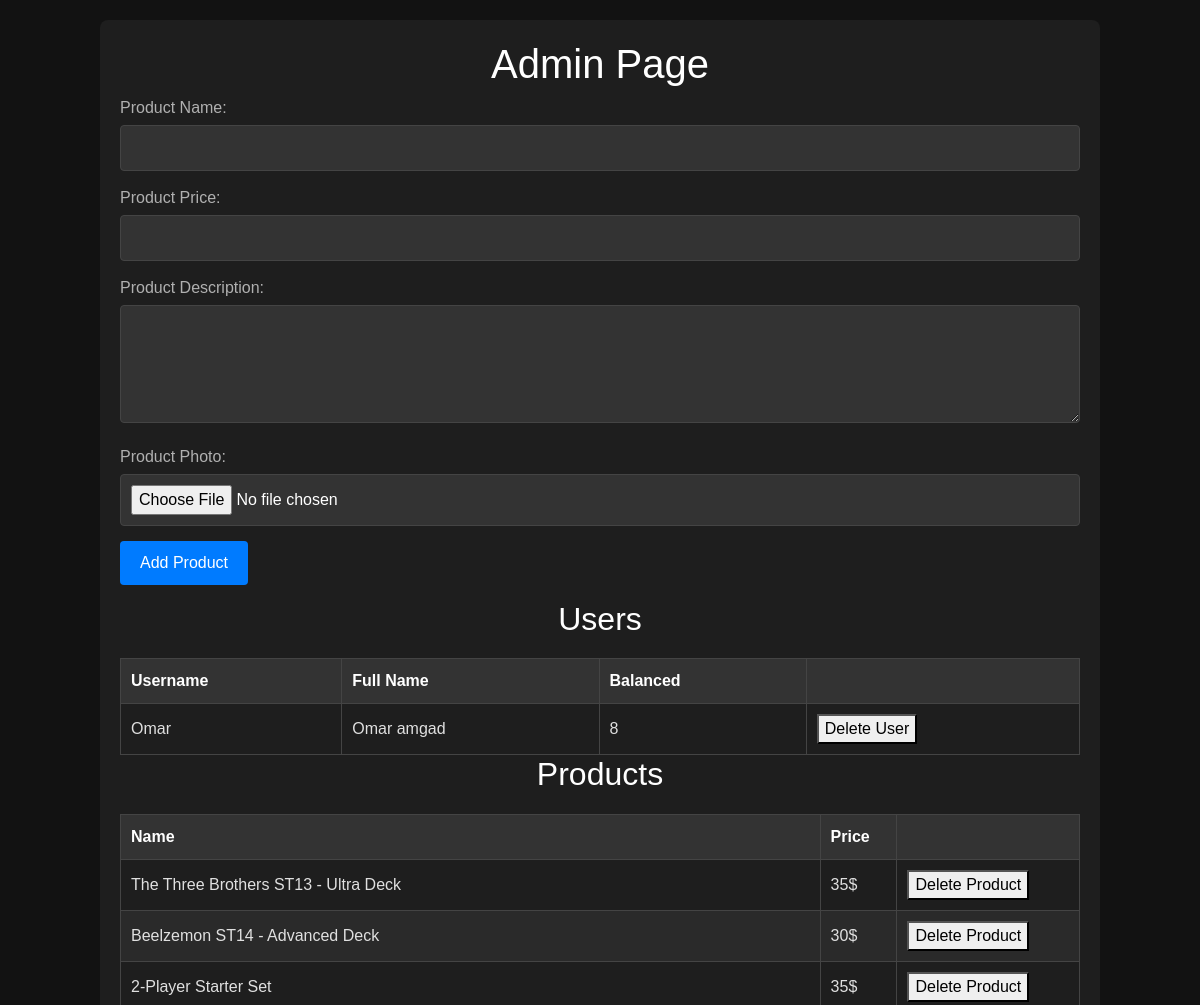
Page /admin (signed in, upper part) on the earlier database version.
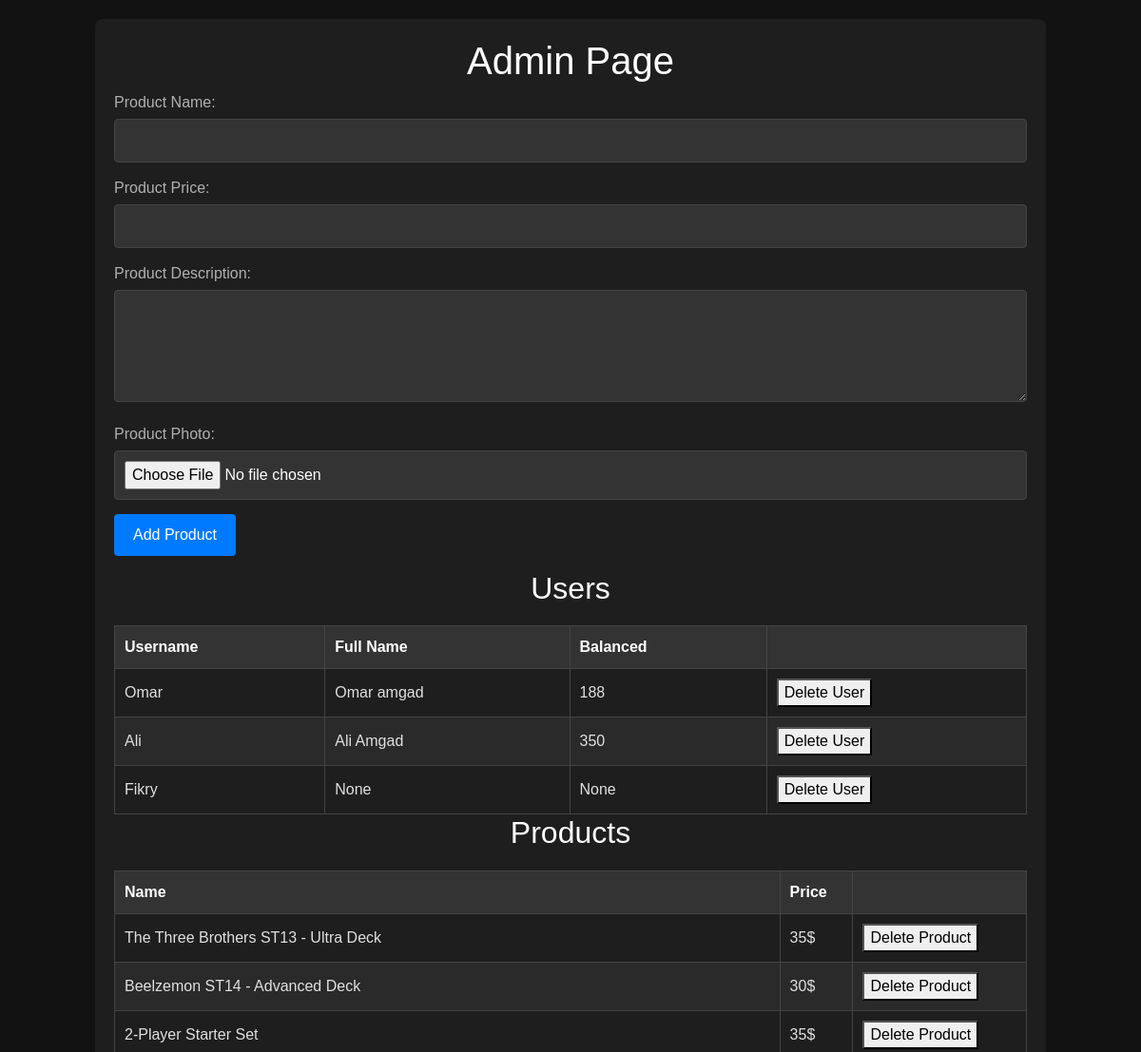
Same page on the later database version.
### tables this page shows
CREATE TABLE users (
			id INTEGER PRIMARY KEY AUTOINCREMENT,
			username TEXT NOT NULL UNIQUE,
			password TEXT NOT NULL,
            fullname TEXT ,
            balnaced INTEGER,
            photo_name TEXT
        );

CREATE TABLE "products" (
			id INTEGER PRIMARY KEY AUTOINCREMENT,
			productname TEXT NOT NULL UNIQUE,
            price INTEGER NOT NULL,
            photo TEXT,
            description TEXT
		);

### app.py (the view, shortened to what this page needs)
@app.route('/admin', methods=['GET', 'POST'])
def admin():
    if 'username' in session:
        if not session['username'] == 'admin':
            return f"Your not admin soo FUCK YOU AND GET OUT"
        users = db.get_all_users(connection)
        products = db.get_all_product(connection)
        return render_template('admin.html',users = users, products = products)
    else:
        return redirect(url_for('login'))

### db.py (called while the page is built)
def get_all_users(connection):#admin
    cursor = connection.cursor()
    query = 'SELECT * FROM users WHERE username != "admin"'
    cursor.execute(query)
    return cursor.fetchall()

def get_all_product(connection):#admin
    cursor = connection.cursor()
    query = 'SELECT * FROM products'
    cursor.execute(query)
    return cursor.fetchall()

### Templates/admin.html (shortened to what this page needs)
<!DOCTYPE html>
<html lang="en">
<head>
    <link rel="stylesheet" href="{{ url_for('static', filename='Styles/bootstrap.min.css') }}" />
    <link rel="stylesheet" href="{{ url_for('static', filename='Styles/styles.css') }}">
</head>
<body>
    <div class="container">
        <h1>Admin Page</h1>
        <form id="product-form" enctype="multipart/form-data" method="post" action="{{ url_for('admin') }}">
            <div class="form-group">
                <label for="product-name">Product Name:</label>
                <input type="text" id="product-name" name="product-name" required>
            </div>
            <div class="form-group" >
                <label for="product-price">Product Price:</label>
                <input type="number" id="product-price" name="product-price" step="0.01" required>
            </div>
            <div class="form-group">
                <label for="product-description">Product Description:</label>
                <textarea id="product-description" name="product-description" rows="4" required></textarea>
            </div>
            <div class="form-group">
                <label for="product-photo">Product Photo:</label>
                <input type="file" id="product-photo" name="product-photo" required></input>
            </div>
            <div class="form-group">
                <button type="submit">Add Product</button>
            </div>
        </form>
        <h2>Users</h2>
        <table id="users-table">
            <thead>
                <tr>
                    <th>Username</th>
                    <th>Full Name</th>
                    <th>Balanced</th>
                    <th></th>
                </tr>
            </thead>
            <tbody>
                {% for user in users %}
                <tr>
                    <td>{{ user[1] }}</td>
                    <td>{{ user[3] }}</td>
                    <td>{{ user[4] }}</td>
                    <td>
                        <form action="/delete_user" method="POST">
                            <button type="submit">Delete User</button>
                        </form>
                    </td>
                </tr>
                {% endfor %}
            </tbody>
        </table>
        <h2>Products</h2>
        <table id="Product-table">
            <thead>
                <tr>
                    <th>Name</th>
                    <th>Price</th>
                    <th></th>
                </tr>
            </thead>
            <tbody>
                {% for product in products %}
                <tr>
                    <td>{{ product[1] }}</td>
                    <td>{{ product[2] }}$</td>
                    <td>
                        <form action="/delete_product" method="POST">
                            <button type="submit">Delete Product</button>
                        </form>
                    </td>
                </tr>
                {% endfor %}
            </tbody>
        </table>
    </div>
</body>
</html>

### Static/Styles/styles.css (style rules this page uses)
body { font-family: Arial, sans-serif; margin: 0; padding: 0; background-color: #121212; color: #e0e0e0; }

### Templates/admin.html (style rules this page uses)
body { font-family: Arial, sans-serif; margin: 20px; background-color: #121212; color: #e0e0e0; }
.container { max-width: 1000px; margin: auto; background-color: #1e1e1e; padding: 20px; border-radius: 8px; }
h1, h2 { color: #ffffff; text-align: center; }
.form-group { margin-bottom: 15px; }
.form-group label { display: block; margin-bottom: 5px; color: #b0b0b0; }
.form-group input, .form-group textarea { width: 100%; padding: 10px; box-sizing: border-box; background-color: #333333; color: #ffffff; border: 1px solid #444444; border-radius: 4px; }
.form-group button { padding: 10px 20px; background-color: #007bff; color: #ffffff; border: none; border-radius: 4px; cursor: pointer; }
table { width: 100%; border-collapse: collapse; margin-top: 20px; }
table, th, td { border: 1px solid #444444; }
th, td { padding: 10px; text-align: left; }
th { background-color: #333333; color: #ffffff; }
tr:nth-child(even) { background-color: #2a2a2a; }

Differences in the rows shown:
changed users "Omar": balnaced "8" → "188"
added users: username "Ali", fullname "Ali Amgad", balnaced "350"
added users: username "Fikry", user "None"
